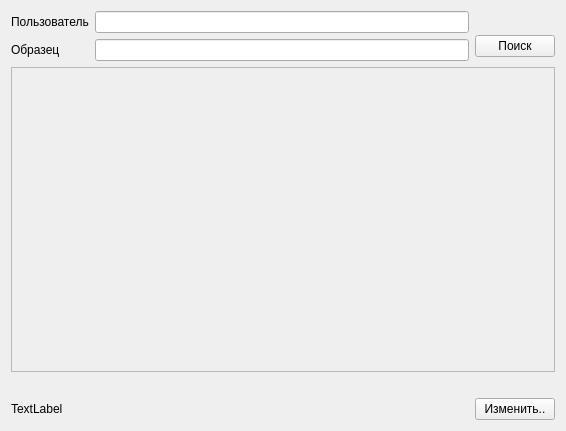
<?xml version="1.0" encoding="UTF-8"?>
<ui version="4.0">
 <class>MainWindow</class>
 <widget class="QMainWindow" name="MainWindow">
  <property name="geometry">
   <rect>
    <x>0</x>
    <y>0</y>
    <width>566</width>
    <height>431</height>
   </rect>
  </property>
  <property name="sizePolicy">
   <sizepolicy hsizetype="Fixed" vsizetype="Fixed">
    <horstretch>0</horstretch>
    <verstretch>0</verstretch>
   </sizepolicy>
  </property>
  <property name="windowTitle">
   <string>XRDSearcher</string>
  </property>
  <widget class="QWidget" name="centralWidget">
   <property name="sizePolicy">
    <sizepolicy hsizetype="Fixed" vsizetype="Fixed">
     <horstretch>0</horstretch>
     <verstretch>0</verstretch>
    </sizepolicy>
   </property>
   <layout class="QGridLayout" name="gridLayout">
    <item row="0" column="0">
     <layout class="QHBoxLayout" name="horizontalLayout_3">
      <item>
       <layout class="QVBoxLayout" name="verticalLayout_3">
        <item>
         <widget class="QLabel" name="label">
          <property name="text">
           <string>Пользователь</string>
          </property>
         </widget>
        </item>
        <item>
         <widget class="QLabel" name="label_2">
          <property name="text">
           <string>Образец</string>
          </property>
         </widget>
        </item>
       </layout>
      </item>
      <item>
       <layout class="QVBoxLayout" name="verticalLayout_2">
        <item>
         <widget class="QLineEdit" name="lineEdit">
          <property name="sizePolicy">
           <sizepolicy hsizetype="Expanding" vsizetype="Fixed">
            <horstretch>0</horstretch>
            <verstretch>0</verstretch>
           </sizepolicy>
          </property>
         </widget>
        </item>
        <item>
         <widget class="QLineEdit" name="lineEdit_2">
          <property name="sizePolicy">
           <sizepolicy hsizetype="Expanding" vsizetype="Fixed">
            <horstretch>0</horstretch>
            <verstretch>0</verstretch>
           </sizepolicy>
          </property>
          <property name="maxLength">
           <number>22</number>
          </property>
         </widget>
        </item>
       </layout>
      </item>
      <item>
       <layout class="QVBoxLayout" name="verticalLayout">
        <item>
         <spacer name="horizontalSpacer">
          <property name="orientation">
           <enum>Qt::Horizontal</enum>
          </property>
          <property name="sizeType">
           <enum>QSizePolicy::Minimum</enum>
          </property>
          <property name="sizeHint" stdset="0">
           <size>
            <width>40</width>
            <height>20</height>
           </size>
          </property>
         </spacer>
        </item>
        <item>
         <widget class="QPushButton" name="pushButton_2">
          <property name="styleSheet">
           <string notr="true"/>
          </property>
          <property name="text">
           <string>Поиск</string>
          </property>
         </widget>
        </item>
       </layout>
      </item>
     </layout>
    </item>
    <item row="1" column="0">
     <layout class="QHBoxLayout" name="horizontalLayout">
      <item>
       <widget class="QScrollArea" name="scrollArea">
        <property name="sizePolicy">
         <sizepolicy hsizetype="MinimumExpanding" vsizetype="Expanding">
          <horstretch>0</horstretch>
          <verstretch>0</verstretch>
         </sizepolicy>
        </property>
        <property name="widgetResizable">
         <bool>true</bool>
        </property>
        <widget class="QWidget" name="scrollAreaWidgetContents">
         <property name="geometry">
          <rect>
           <x>0</x>
           <y>0</y>
           <width>544</width>
           <height>300</height>
          </rect>
         </property>
        </widget>
       </widget>
      </item>
     </layout>
    </item>
    <item row="2" column="0">
     <widget class="QLabel" name="label_4">
      <property name="text">
       <string/>
      </property>
     </widget>
    </item>
    <item row="3" column="0">
     <layout class="QHBoxLayout" name="horizontalLayout_2">
      <item>
       <widget class="QLabel" name="label_3">
        <property name="text">
         <string>TextLabel</string>
        </property>
       </widget>
      </item>
      <item>
       <spacer name="horizontalSpacer_3">
        <property name="orientation">
         <enum>Qt::Horizontal</enum>
        </property>
        <property name="sizeHint" stdset="0">
         <size>
          <width>233</width>
          <height>20</height>
         </size>
        </property>
       </spacer>
      </item>
      <item>
       <widget class="QPushButton" name="pushButton">
        <property name="text">
         <string>Изменить..</string>
        </property>
       </widget>
      </item>
     </layout>
    </item>
   </layout>
  </widget>
 </widget>
 <layoutdefault spacing="6" margin="11"/>
 <resources/>
 <connections/>
</ui>
